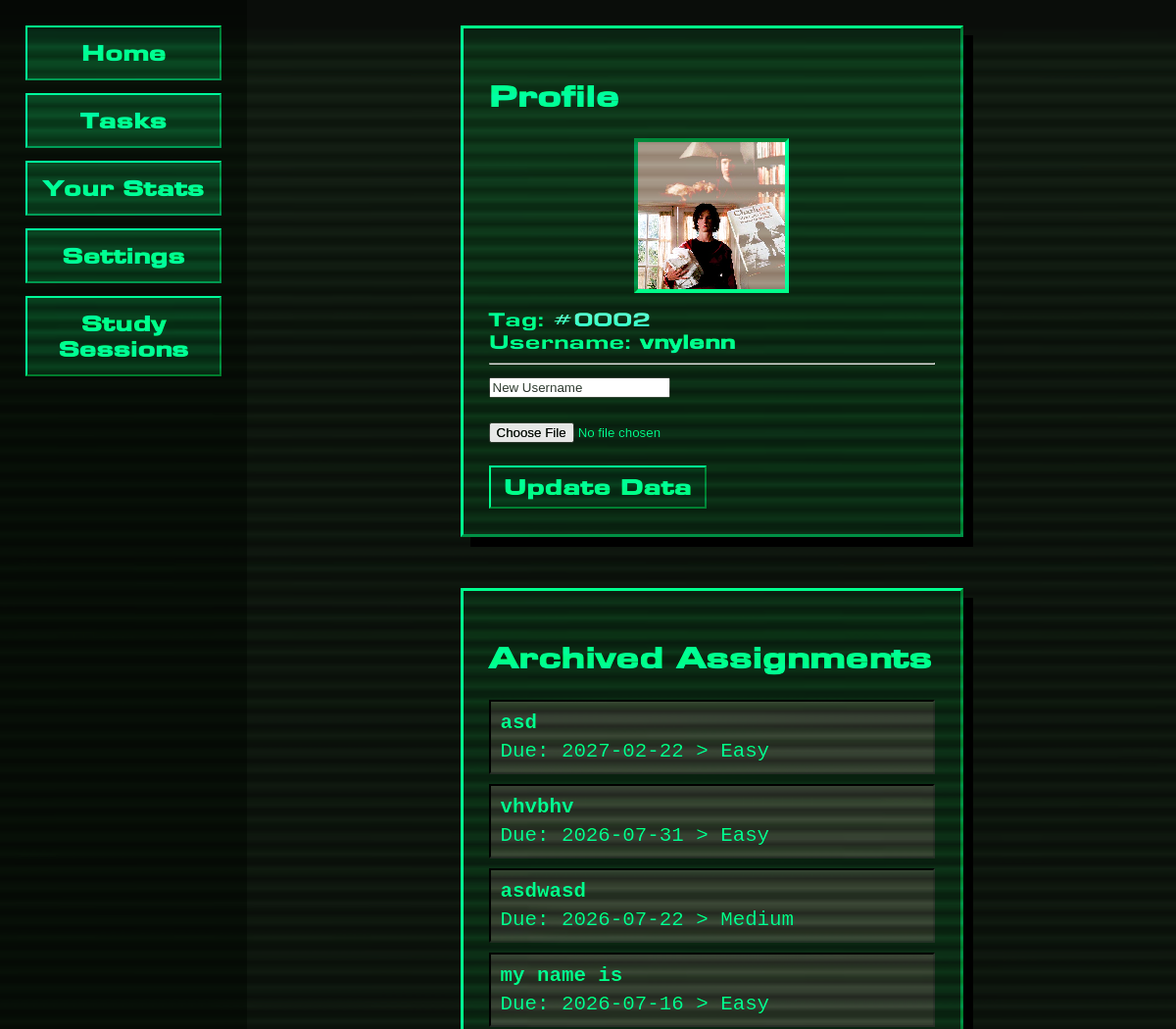
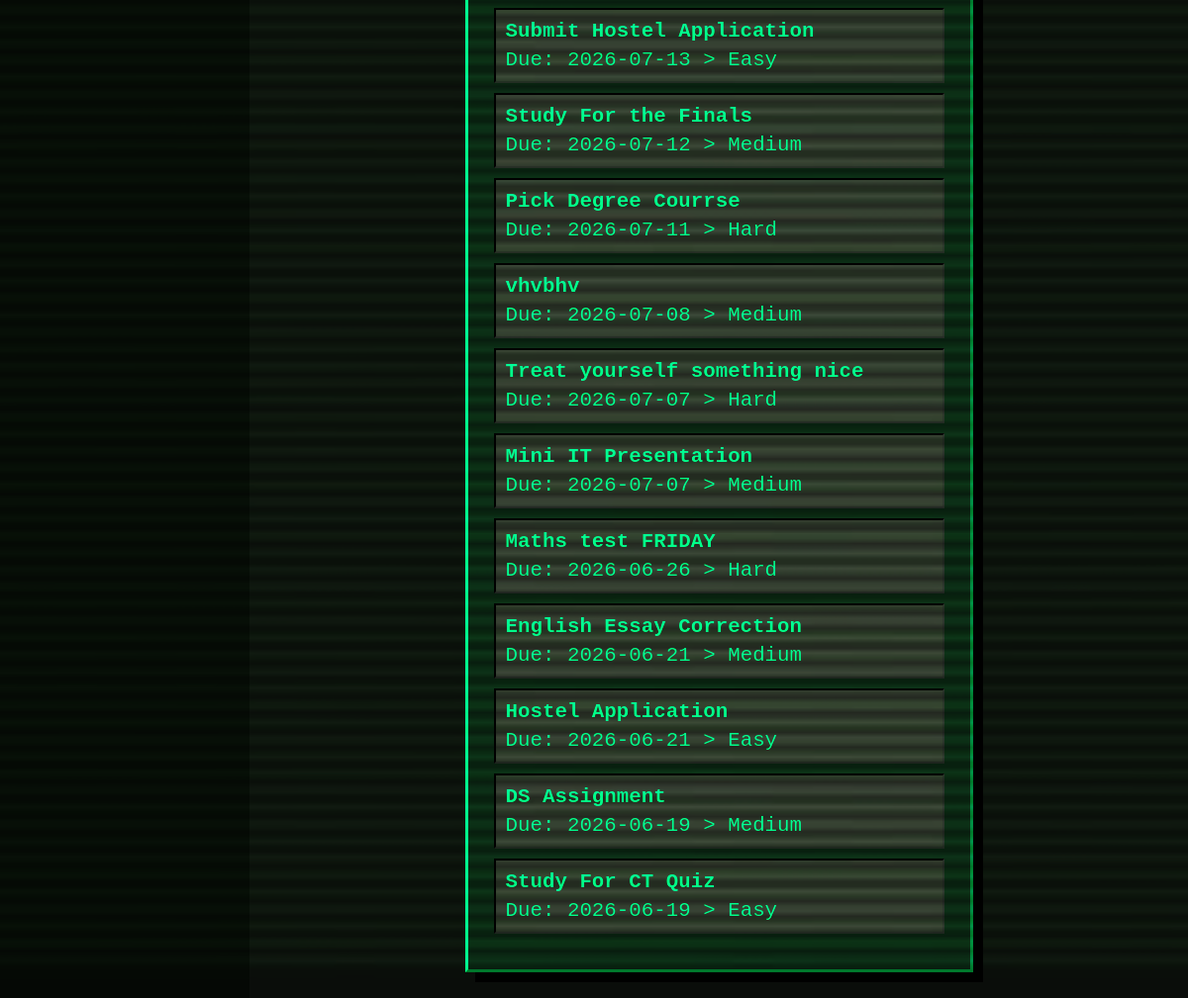
Screenshot of /profile (signed in) with the database file from the repository (2 pictures, top to bottom).
### tables this page shows
CREATE TABLE users (
                id INTEGER PRIMARY KEY AUTOINCREMENT,
                username TEXT UNIQUE NOT NULL,
                tag TEXT UNIQUE NOT NULL,
                pfp_url TEXT NOT NULL,
                dark_mode INTEGER NOT NULL DEFAULT 0
            );

CREATE TABLE assignments (
                id INTEGER PRIMARY KEY AUTOINCREMENT,
                user_id INTEGER NOT NULL,
                task TEXT NOT NULL,
                due TEXT NOT NULL,
                difficulty TEXT NOT NULL,
                completed INTEGER NOT NULL DEFAULT 0, archived INTEGER NOT NULL DEFAULT 0,
                FOREIGN KEY(user_id) REFERENCES users(id)
            );

### app.py (the view, shortened to what this page needs)
@app.route('/profile', methods=['GET', 'POST'])
def profile():
    user = get_current_user()
    if not user:
        return redirect(url_for('login'))
    archived_assignments = get_archived_assignments_for_user(user['id'])
    return render_template('profile.html', user=user, archived_assignments=archived_assignments)

### app.py (called while the page is built)
def get_db():
    conn = sqlite3.connect(app.config['DATABASE'])
    conn.row_factory = sqlite3.Row
    return conn

@app.before_request
def setup_database():
    init_db()

def get_user_by_id(user_id):
    if not user_id:
        return None
    row = get_db().execute('SELECT * FROM users WHERE id = ?', (user_id,)).fetchone()
    return dict(row) if row else None

def get_current_user():
    return get_user_by_id(session.get('user_id'))

def get_archived_assignments_for_user(user_id):
    rows = get_db().execute(
        'SELECT * FROM assignments WHERE user_id = ? AND archived = 1 ORDER BY due DESC', (user_id,)
    ).fetchall()
    return [dict(row) for row in rows]

### templates/profile.html (shortened to what this page needs)
<!DOCTYPE html>
<html>
<head>
    <link rel="stylesheet" href="{{ url_for('static', filename='style.css') }}">
</head>
<body>
    <nav>
        <ul>
            <li><button><a href="{{ url_for('home') }}">Home</a></button></li>
            <li><button><a href="{{ url_for('dashboard') }}">Tasks</a></button></li>
            <li><button><a href="{{ url_for('stats') }}">Your Stats</a></button></li>
            <li><button><a href="{{ url_for('settings') }}">Settings</a></button></li>
            <li><button><a href="{{ url_for('clock') }}">Study Sessions</a></button></li>
        </ul>
    </nav>
    <main>
        <div class="profile-card">
            <h2>Profile</h2>
            <div class="pfp-container">
                <img src="{{ user.pfp_url if user.pfp_url.startswith('/') else url_for('static', filename=user.pfp_url) }}" alt="Profile Photo">
            </div>
            <p>Tag: <span style="color: rgb(136, 255, 223);">#{{ user.tag }}</span></p>
            <p>Username: <strong>{{ user.username }}</strong></p>
            <hr>
            <form method="POST" enctype="multipart/form-data">
                <input type="text" name="username" placeholder="New Username"><br><br>
                <input type="file" name="pfp_file"><br><br>
                <button type="submit">Update Data</button>
            </form>
        </div>
        <div class="profile-card">
            <h2>Archived Assignments</h2>
            {% if archived_assignments %}
                <ul class="archive-list">
                    {% for item in archived_assignments %}
                    <li>
                        <strong>{{ item.task }}</strong>
                        <div>
                            Due: {{ item.due }} &gt; {{ item.difficulty }}
                        </div>
                    </li>
                    {% endfor %}
                </ul>
            {% else %}
                <p>No archived assignments yet.</p>
            {% endif %}
        </div>
    </main>
</body>
</html>

### static/style.css (style rules this page uses)
html::before { content: ""; position: fixed; inset: 0; pointer-events: none; z-index: 9999; background: url("/static/screenfilter.jpg") center/cover repeat; opacity: 0.65; mix-blend-mode: overlay; }
a:link { color: #00ffb7; text-decoration: none; font-family: 'radiohead', sans-serif; }
:root { --bg: #1a231a; --panel: #154728; --accent: #00ffb7; --text: #00ffb7; --muted: #b8c3b4; --btn-bg: #0e5732; --danger-bg: #ff0000; --pfp-bg: #33774a; --card-bg: #2c3c30; --task-input-bg: #000000; --task-input-border: #00ffb7; --nav-bg: #0c160c; }
html { font-size: 1.3rem; }
body { color: var(--text); display: flex; min-height: 100vh; margin: 0; }
h2,h3,h4,h5,h6,p,label { font-family:"Radiohead", sans-serif; }
.profile-card { background: var(--panel); border: 3px outset var(--accent); padding: 26px; width: 455px; margin: 26px auto; font-family: 'Courier New', monospace; box-shadow: 10px 10px 0px #000; }
main { flex: 1; background-color: var(--bg); display: flex; flex-direction: column; justify-content: center; align-items: center; position: relative; overflow: hidden; }
.leaderboard-list,p { list-style: none; padding: 0; margin: 0; }
.pfp-container { width: 150px; height: 150px; border: 4px inset var(--accent); background: var(--pfp-bg); margin: 0 auto 15px; display: flex; align-items: center; justify-content: center; overflow: hidden; }
.pfp-container img { width: 100%; height: 100%; object-fit: cover; image-rendering: pixelated; }
button { background: var(--btn-bg); border: 2px outset var(--accent); color: var(--text); font-family: 'radiohead', sans-serif; cursor: pointer; padding: 7px 13px; font-weight: bold; font-size: 1.1rem; }
nav { width: 200px; background: var(--nav-bg); padding: 26px; display: flex; flex-direction: column; }
nav ul { list-style-type: none; padding: 0; margin: 0; display: flex; flex-direction: column; gap: 13px; }
nav li { display: flex; }
nav button { width: 100%; padding: 13px; }
.archive-list { list-style: none; padding: 0; margin: 0; }
.archive-list li { background: #63635b; border: 2px inset #000000; padding: 10px; margin-bottom: 10px; }
.archive-list li strong { display: block; margin-bottom: 6px; }

### rows the page displays
users: pfp_url (picture), tag "0002", username "vnylenn"
assignments: task "asd", due "2027-02-22", difficulty "Easy"
assignments: task "vhvbhv", due "2026-07-31", difficulty "Easy"
assignments: task "asdwasd", due "2026-07-22", difficulty "Medium"
assignments: task "my name is", due "2026-07-16", difficulty "Easy"
assignments: task "Submit Hostel Application", due "2026-07-13", difficulty "Easy"
assignments: task "Study For the Finals", due "2026-07-12", difficulty "Medium"
assignments: task "Pick Degree Courrse", due "2026-07-11", difficulty "Hard"
assignments: task "vhvbhv", due "2026-07-08", difficulty "Medium"
assignments: task "Treat yourself something nice", due "2026-07-07", difficulty "Hard"
assignments: task "Mini IT Presentation", due "2026-07-07", difficulty "Medium"
assignments: task "Maths test FRIDAY", due "2026-06-26", difficulty "Hard"
assignments: task "English Essay Correction", due "2026-06-21", difficulty "Medium"
assignments: task "Hostel Application", due "2026-06-21", difficulty "Easy"
assignments: task "DS Assignment", due "2026-06-19", difficulty "Medium"
assignments: task "Study For CT Quiz", due "2026-06-19", difficulty "Easy"
